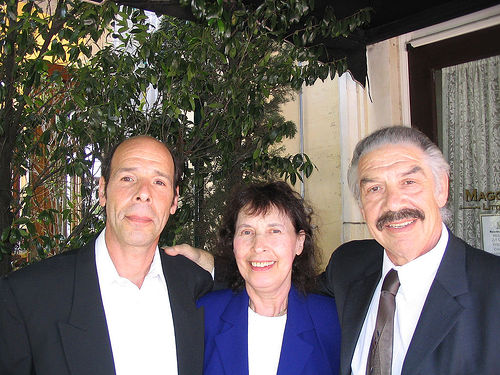
//> input picture src/pydlib/2008_001322.jpg, 500 x 375 px, given in place of the camera
$ ./main   (built with g++ and OpenCV 4)
//> lines starting //> are read from the running program, lines starting //| are printed output that depends on the picture
#include<iostream>
#include <opencv2/opencv.hpp>
#include<opencv2/core/core.hpp>
#include<opencv2/highgui/highgui.hpp>
using namespace cv;

int main(int argc, char const *argv[])
{
    Mat src, src_gray;
    Mat grad;
    int scale = 1;
    int delta = 0;
    int ddepth = CV_16S;
    VideoCapture cap(0);           // Creating VideoCapture object and opening webcam
    if(!cap.isOpened())                  //Checking if opened
    {
        std::cout << "Error opening Web cam" <<std::endl;
        return -1;
    }
    std::cout<<"Hello";
    while(1)
    {

        Mat frame;                                              // Creating Mat object
        cap >> frame;                                         // Capture frame-by-frame
//> frame is the input picture: 375 rows x 500 cols, CV_8UC3; mean B, G, R 97.7, 102, 109.3
        if (frame.empty())                                // If the frame is empty, break immediately
            break;
        GaussianBlur( frame, frame, Size(3,3), 0, 0, BORDER_DEFAULT );
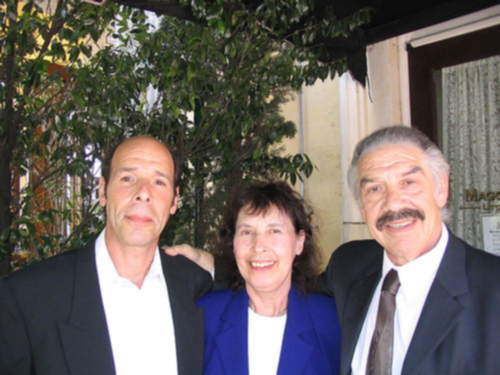
//> frame: 375 rows x 500 cols, CV_8UC3; mean B, G, R 97.8, 102, 109.4
        /// Convert it to gray
        cvtColor( frame, src_gray, COLOR_BGR2GRAY );
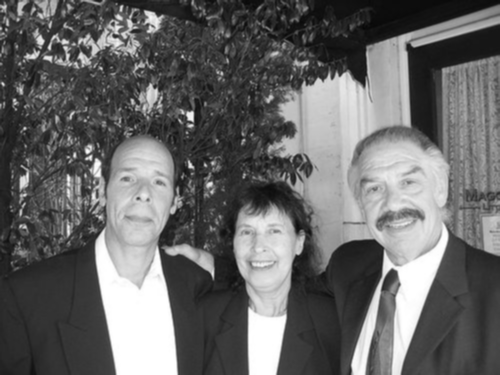
//> src_gray: 375 rows x 500 cols, CV_8UC1; min 7, max 255, mean 103.7
        /// Create window
        namedWindow( "srcSobel", WINDOW_AUTOSIZE );
        /// Generate grad_x and grad_y
        Mat grad_x, grad_y;
        Mat abs_grad_x, abs_grad_y;

        /// Gradient X
        //Scharr( src_gray, grad_x, ddepth, 1, 0, scale, delta, BORDER_DEFAULT );
        Sobel( src_gray, grad_x, ddepth, 1, 0, 3, scale, delta, BORDER_DEFAULT );
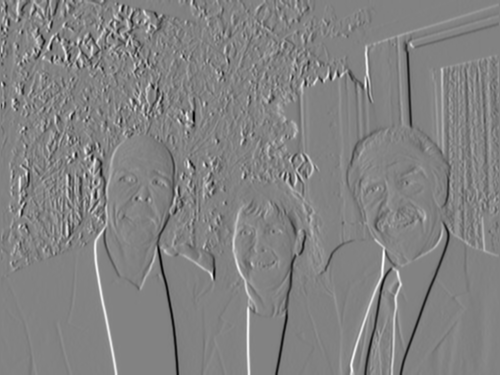
//> grad_x: 375 rows x 500 cols, CV_16SC1; min -694, max 663, mean 0.7; drawn with min black and max white
        convertScaleAbs( grad_x, abs_grad_x );
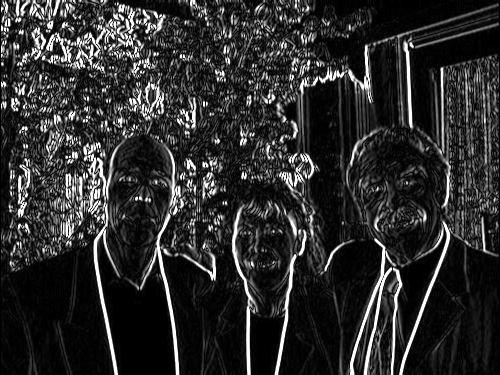
//> abs_grad_x: 375 rows x 500 cols, CV_8UC1; min 0, max 255, mean 45.1

        /// Gradient Y
        //Scharr( src_gray, grad_y, ddepth, 0, 1, scale, delta, BORDER_DEFAULT );
        Sobel( src_gray, grad_y, ddepth, 0, 1, 3, scale, delta, BORDER_DEFAULT );
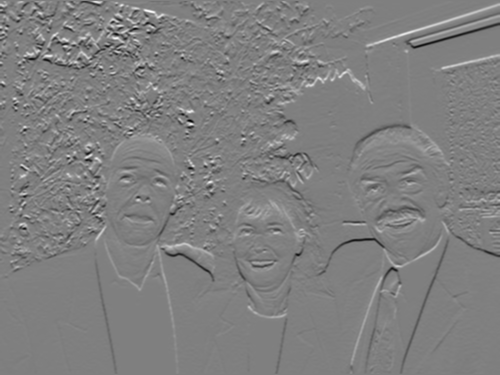
//> grad_y: 375 rows x 500 cols, CV_16SC1; min -635, max 633, mean 1.2; drawn with min black and max white
        convertScaleAbs( grad_y, abs_grad_y );
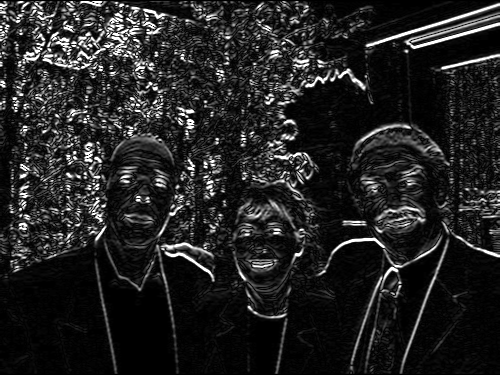
//> abs_grad_y: 375 rows x 500 cols, CV_8UC1; min 0, max 255, mean 35.1

        /// Total Gradient (approximate)
        addWeighted( abs_grad_x, 0.5, abs_grad_y, 0.5, 0, grad );
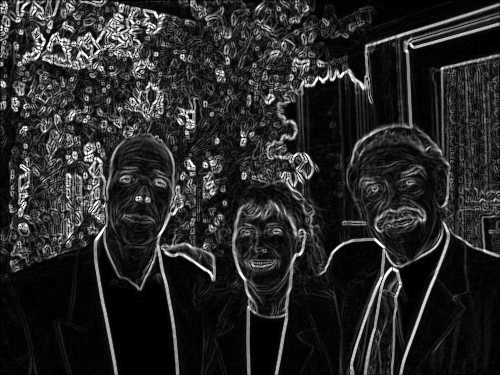
//> grad: 375 rows x 500 cols, CV_8UC1; min 0, max 255, mean 40.1

        imshow( "srcSobel", grad );
        imshow( "VdoFrame", frame );         // Display the frame
        char a=(char)waitKey(25);                //Press ESC on keyboard to exit/
//> the Esc key is pressed
        if(a==97)
            break;
    }
    cap.release();                                         // When everything done, release the video capture object
    destroyAllWindows();
    return 0;
}

$ run again, on src/pydlib/2008_002079.jpg
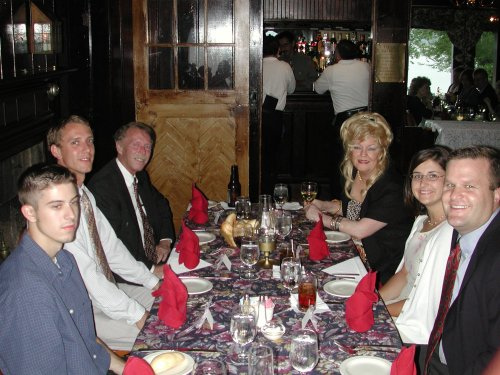
//> input picture src/pydlib/2008_002079.jpg, 500 x 375 px, given in place of the camera
//> frame is the input picture: 375 rows x 500 cols, CV_8UC3; mean B, G, R 78.2, 81.9, 94.8
//> `Sobel( src_gray, grad_y, ddepth, 0, 1, 3, scale, delta, BORDER_DEFAULT..`:
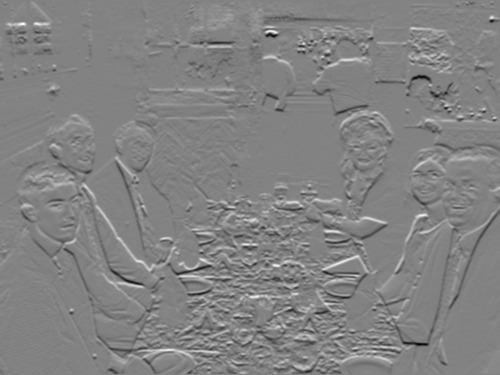
//> grad_y: 375 rows x 500 cols, CV_16SC1; min -606, max 579, mean 1.8; drawn with min black and max white
//> `addWeighted( abs_grad_x, 0.5, abs_grad_y, 0.5, 0, grad );`:
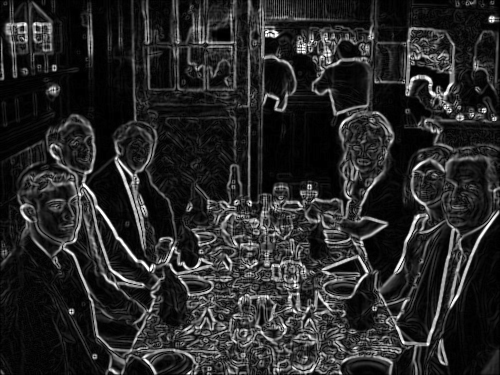
//> grad: 375 rows x 500 cols, CV_8UC1; min 0, max 255, mean 40.3

$ run again, on src/pydlib/2008_002470.jpg
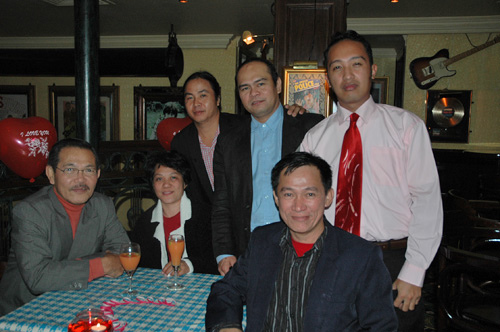
//> input picture src/pydlib/2008_002470.jpg, 500 x 332 px, given in place of the camera
//> frame is the input picture: 332 rows x 500 cols, CV_8UC3; mean B, G, R 57.9, 62.1, 66.5
//> `Sobel( src_gray, grad_y, ddepth, 0, 1, 3, scale, delta, BORDER_DEFAULT..`:
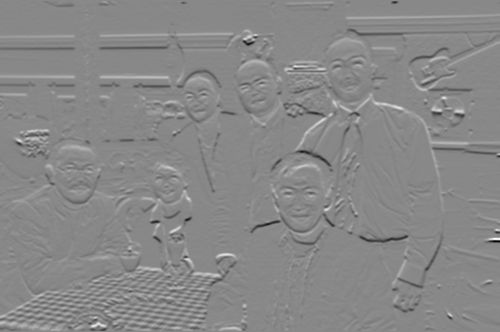
//> grad_y: 332 rows x 500 cols, CV_16SC1; min -609, max 531, mean 0.7; drawn with min black and max white
//> `addWeighted( abs_grad_x, 0.5, abs_grad_y, 0.5, 0, grad );`:
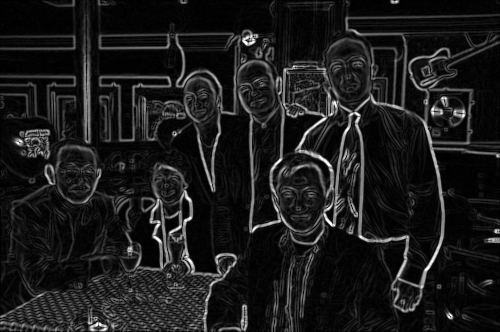
//> grad: 332 rows x 500 cols, CV_8UC1; min 0, max 255, mean 27.5
